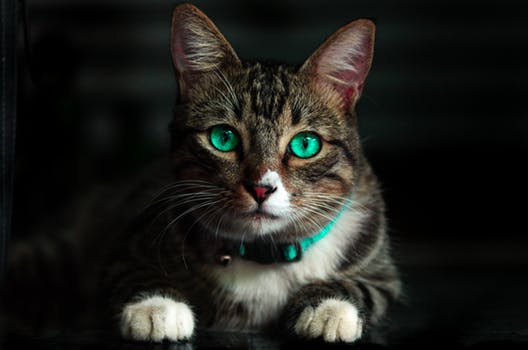
#> input picture image_processing/cato.jpeg, 528 x 350 px
$ python translate.py --image cato.jpeg
#> lines starting #> are read from the running program, lines starting #| are printed output that depends on the picture
import argparse
import imutils as im
import cv2

#fetching the image
ap = argparse.ArgumentParser()
ap.add_argument("-i", "--image", required = True, help = "Enter Img Path")
args = vars(ap.parse_args())

image = cv2.imread(args["image"])
#> image is the input picture: shape (350, 528, 3); mean B, G, R 27.8, 31.9, 31.8

#from imutils calling translate first arg is image
#second arg is x
#third is y pretty obvious
shifted = im.translate(image, 100, 0)
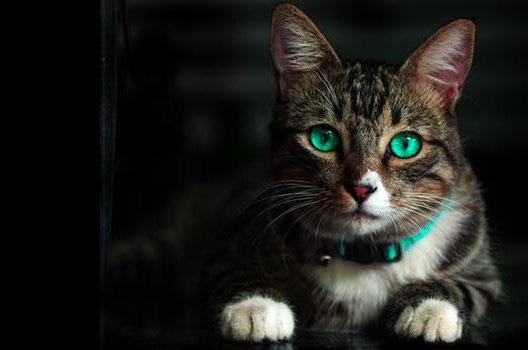
#> shifted: shape (350, 528, 3); mean B, G, R 27, 31, 31.1
cv2.imshow("shift down", shifted)
cv2.waitKey(0)
